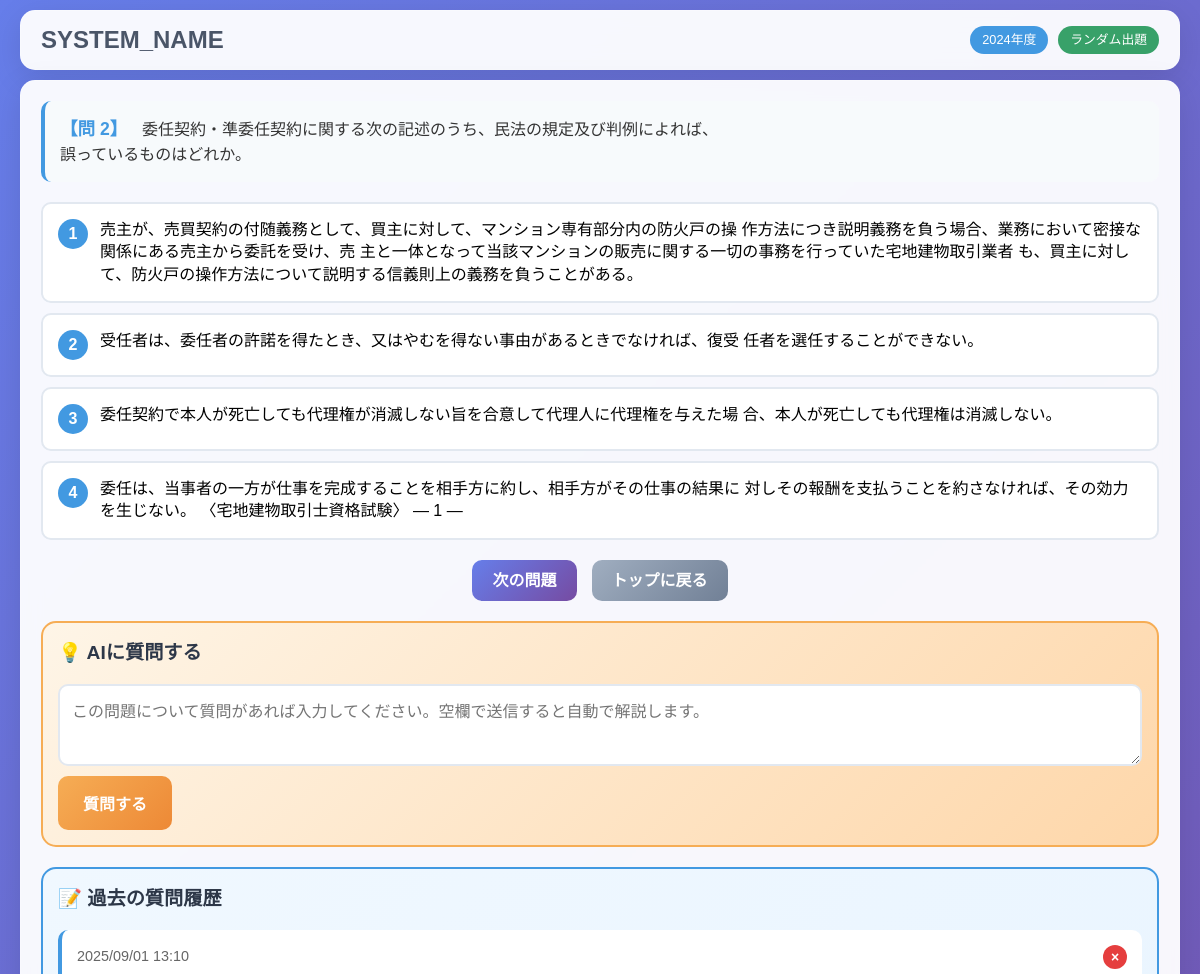
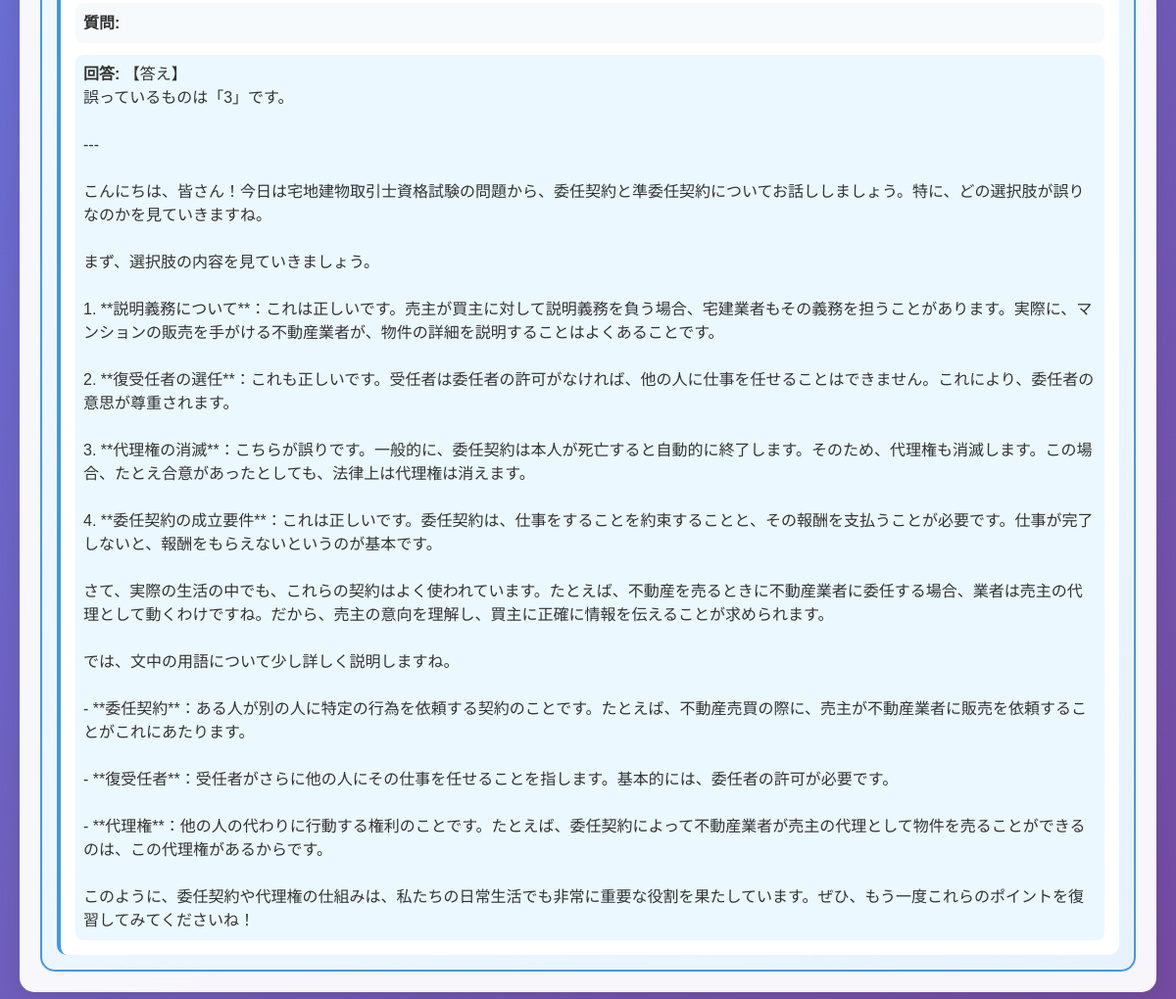
Page /question.php?id=2 (signed in) on the committed database (2 pictures, top to bottom).
### tables this page shows
CREATE TABLE question_history (id INTEGER PRIMARY KEY AUTOINCREMENT, question_id INTEGER NOT NULL, user_question TEXT NOT NULL, ai_response TEXT NOT NULL, created_at DATETIME NOT NULL);

### includes/Database.php (called while the page is built, shortened)
<?php
require_once __DIR__ . '/Logger.php';
class Database {
    private $pdo;
    public function __construct() {
        try {
            $this->pdo = new PDO('sqlite:' . DB_PATH);
            $this->pdo->setAttribute(PDO::ATTR_ERRMODE, PDO::ERRMODE_EXCEPTION);
        } catch (PDOException $e) {
            Logger::log('データベース接続エラー: ' . $e->getMessage(), LOG_LEVEL_ERROR);
            throw $e;
        }
    }
    public function getQuestionById($id) {
        $stmt = $this->pdo->prepare("SELECT * FROM questions WHERE id = ?");
        $stmt->execute([$id]);
        return $stmt->fetch(PDO::FETCH_ASSOC);
    }
    public function getQuestionHistory($question_id) {
        try {
            $stmt = $this->pdo->prepare("SELECT * FROM question_history WHERE question_id = ? ORDER BY created_at ASC");
            $stmt->execute([$question_id]);
            return $stmt->fetchAll(PDO::FETCH_ASSOC);
        } catch (PDOException $e) {
            Logger::log('AI質問履歴取得エラー: ' . $e->getMessage(), LOG_LEVEL_ERROR);
            return [];
        }
    }
    public function createAnswerHistoryTable() {
        try {
            $sql = "CREATE TABLE IF NOT EXISTS answer_history (
                id INTEGER PRIMARY KEY AUTOINCREMENT,
                question_id INTEGER NOT NULL,
                user_answer INTEGER NOT NULL,
                is_correct BOOLEAN NOT NULL,
                answered_at DATETIME NOT NULL,
                FOREIGN KEY (question_id) REFERENCES questions(id)
            )";
            $this->pdo->exec($sql);
        } catch (PDOException $e) {
            Logger::log('回答履歴テーブル作成エラー: ' . $e->getMessage(), LOG_LEVEL_ERROR);
            throw $e;
        }
    }
    public function createQuestionHistoryTable() {
        try {
            $sql = "CREATE TABLE IF NOT EXISTS question_history (
                id INTEGER PRIMARY KEY AUTOINCREMENT,
                question_id INTEGER NOT NULL,
                user_question TEXT NOT NULL,
                ai_response TEXT NOT NULL,
                created_at DATETIME NOT NULL,
                FOREIGN KEY (question_id) REFERENCES questions(id)
            )";
            $this->pdo->exec($sql);
        } catch (PDOException $e) {
            Logger::log('質問履歴テーブル作成エラー: ' . $e->getMessage(), LOG_LEVEL_ERROR);
            throw $e;
        }
    }
}

### includes/Logger.php (called while the page is built, shortened)
<?php
class Logger {
    public static function log($message, $level = LOG_LEVEL_INFO) {
        $timestamp = date('Y-m-d H:i:s');
        $logMessage = "[{$timestamp}] [{$level}] {$message}" . PHP_EOL;
        $logFile = LOG_DIR . '/system_' . date('Y-m-d') . '.log';
    }
}

### question.php (the view, shortened to what this page needs)
<?php
require_once __DIR__ . '/includes/Database.php';
require_once __DIR__ . '/includes/Logger.php';
require_once __DIR__ . '/includes/QuestionParser.php';
try {
    $db = new Database();
    $question = null;
    $mode = $_GET['mode'] ?? '';
    $questionId = $_GET['id'] ?? '';
    $year = $_GET['year'] ?? '';
    $offset = intval($_GET['offset'] ?? 0);
    if ($mode === 'sequential' && !empty($year)) {
        $questions = $db->getQuestionsByYearSequential($year, $offset, 1);
        $question = $questions[0] ?? null;
        $_SESSION['current_mode'] = 'sequential';
        $_SESSION['current_year'] = $year;
        $_SESSION['current_offset'] = $offset;
    } elseif ($mode === 'random' && !empty($year)) {
        $questions = $db->getRandomQuestionsByCorrectRate($year, 1);
        $question = $questions[0] ?? null;
        $_SESSION['current_mode'] = 'random';
        $_SESSION['current_year'] = $year;
    } elseif (!empty($questionId)) {
        $question = $db->getQuestionById($questionId);
    }
    $parsedQuestion = QuestionParser::parseQuestion($question);
    $questionHistory = $db->getQuestionHistory($question['id']);
} catch (Exception $e) {
    Logger::error("問題表示エラー: " . $e->getMessage());
    header('Location: index.php?error=' . urlencode('問題の取得に失敗しました'));
    exit;
}
?>
<!DOCTYPE html>
<html lang="ja">
<head>
    <link rel="stylesheet" href="assets/css/style.css">
</head>
<body>
    <div class="container">
        <header class="header">
            <h1 class="system-title">
                <a href="index.php"><?php echo SYSTEM_NAME; ?></a>
            </h1>
            <div class="question-info">
                <span class="year-badge"><?php echo htmlspecialchars($parsedQuestion['year']); ?>年度</span>
                <span class="mode-badge"><?php echo $mode === 'sequential' ? '順次出題' : 'ランダム出題'; ?></span>
            </div>
        </header>
        <main class="main-content">
            <div class="question-container">
                <div class="question-body">
                    <span class="question-number"><?php echo htmlspecialchars($parsedQuestion['question_title']); ?></span>
                    <?php echo QuestionParser::formatQuestionForDisplay($parsedQuestion['question_body']); ?>
                </div>
                <div class="choices-container" id="choices-container">
                    <?php echo QuestionParser::formatChoicesForDisplay($parsedQuestion['choices']); ?>
                </div>
                <div class="navigation-buttons">
                    <?php if ($mode === 'sequential'): ?>
                        <?php if ($offset > 0): ?>
                            <a href="question.php?mode=sequential&year=<?php echo urlencode($year); ?>&offset=<?php echo $offset - 1; ?>" class="nav-btn prev-btn">前の問題</a>
                        <?php endif; ?>
                        <a href="question.php?mode=sequential&year=<?php echo urlencode($year); ?>&offset=<?php echo $offset + 1; ?>" class="nav-btn next-btn">次の問題</a>
                    <?php else: ?>
                        <a href="question.php?mode=random&year=<?php echo urlencode($year); ?>" class="nav-btn next-btn">次の問題</a>
                    <?php endif; ?>
                    <a href="index.php" class="nav-btn home-btn">トップに戻る</a>
                </div>
            </div>
            <div class="ai-question-section">
                <h3>💡 AIに質問する</h3>
                <div class="ai-question-form">
                    <textarea id="ai-question-input" placeholder="この問題について質問があれば入力してください。空欄で送信すると自動で解説します。" rows="3"></textarea>
                    <button type="button" id="ask-ai-btn" class="ask-ai-btn">
                        <span class="btn-text">質問する</span>
                    </button>
                </div>
            </div>
            <?php if (!empty($questionHistory)): ?>
            <div class="question-history">
                <h3>📝 過去の質問履歴</h3>
                <div class="history-list">
                    <?php foreach ($questionHistory as $history): ?>
                        <div class="history-item" data-history-id="<?php echo $history['id']; ?>">
                            <div class="history-header">
                                <div class="history-date"><?php echo date('Y/m/d H:i', strtotime($history['created_at'])); ?></div>
                                <button class="delete-history-btn" data-history-id="<?php echo $history['id']; ?>" title="この履歴を削除">×</button>
                            </div>
                            <div class="history-question">
                                <strong>質問:</strong> <?php echo htmlspecialchars($history['user_question']); ?>
                            </div>
                            <div class="history-answer">
                                <strong>回答:</strong> <?php echo nl2br(htmlspecialchars($history['ai_response'])); ?>
                            </div>
                        </div>
                    <?php endforeach; ?>
                </div>
            </div>
            <?php endif; ?>
        </main>
    </div>
</body>
</html>

### includes/QuestionParser.php (shortened to what this page needs)
<?php
require_once __DIR__ . '/Logger.php';
class QuestionParser {
    public static function parseQuestion($questionData) {
        try {
            $questionText = self::cleanQuestionText($questionData['question_text']);
            $correctAnswer = intval($questionData['answer_text']);
            $parsed = self::extractQuestionAndChoices($questionText);
            return [
                'id' => $questionData['id'],
                'filename' => $questionData['filename'],
                'question_number' => $questionData['question_number'],
                'year' => self::extractYear($questionData['filename']),
                'question_title' => $parsed['title'],
                'question_body' => $parsed['body'],
                'choices' => $parsed['choices'],
                'correct_answer' => $correctAnswer,
                'raw_text' => $questionText
            ];
        } catch (Exception $e) {
            Logger::error("問題解析エラー: " . $e->getMessage());
            throw $e;
        }
    }
    private static function cleanQuestionText($questionText) {
        $cleaned = $questionText;
        $cleaned = preg_replace('/\n+/', "\n", $cleaned);
        $lines = explode("\n", $cleaned);
        $lines = array_map('trim', $lines);
        $lines = array_filter($lines, function($line) {
            return !empty($line);
        });
        $result = [];
        foreach ($lines as $line) {
            if (preg_match('/^[1-4]\s+/', $line) && !empty($result)) {
                $result[] = '';
            }
            $result[] = $line;
        }
        return implode("\n", $result);
    }
    private static function extractYear($filename) {
        if (preg_match('/(\d{4})/', $filename, $matches)) {
            return $matches[1];
        }
        return 'unknown';
    }
    private static function extractQuestionAndChoices($questionText) {
        $title = '';
        $body = '';
        $choices = [];
        if (preg_match('/【問\s*(\d+)】\s*(.+?)(?=\n\n|\n1\s|\n2\s|\n3\s|\n4\s|$)/s', $questionText, $matches)) {
            $title = '【問 ' . $matches[1] . '】';
            $body = trim($matches[2]);
        }
        $lines = explode("\n", $questionText);
        $currentChoice = '';
        $choiceNumber = 0;
        foreach ($lines as $line) {
            $line = trim($line);
            if (empty($line)) {
                continue;
            }
            if (preg_match('/^([1-4])\s+(.+)/', $line, $matches)) {
                if ($choiceNumber > 0 && !empty($currentChoice)) {
                    $choices[$choiceNumber] = self::cleanChoiceText($currentChoice);
                }
                $choiceNumber = intval($matches[1]);
                $currentChoice = $matches[2];
            } elseif ($choiceNumber > 0 && !empty($line)) {
                $currentChoice .= ' ' . $line;
            }
        }
        if ($choiceNumber > 0 && !empty($currentChoice)) {
            $choices[$choiceNumber] = self::cleanChoiceText($currentChoice);
        }
        return [
            'title' => $title,
            'body' => $body,
            'choices' => $choices
        ];
    }
    private static function cleanChoiceText($choiceText) {
        $cleaned = preg_replace('/\s+/', ' ', trim($choiceText));
        $cleaned = str_replace(['　'], [' '], $cleaned);
        return $cleaned;
    }
    public static function formatChoicesForDisplay($choices) {
        $html = '';
        for ($i = 1; $i <= 4; $i++) {
            $choiceText = isset($choices[$i]) ? htmlspecialchars($choices[$i]) : "選択肢{$i}が見つかりません";
            $html .= "<div class='choice-item'>";
            $html .= "<button type='button' class='choice-btn' data-choice='{$i}'>";
            $html .= "<span class='choice-number'>{$i}</span>";
            $html .= "<span class='choice-text'>{$choiceText}</span>";
            $html .= "</button>";
            $html .= "</div>";
        }
        return $html;
    }
    public static function formatQuestionForDisplay($questionBody) {
        $formatted = nl2br(htmlspecialchars($questionBody));
        $formatted = str_replace('　', '&nbsp;&nbsp;', $formatted);
        return $formatted;
    }
}

### rows in the picture
question_history: created_at "2025/09/01 13:10", ai_response "【答え】 誤っているものは「3」です。 --- こんにちは、皆さん！今日は宅地建物取引士資格試験の問題から、委任契約と準委任契約についてお話ししましょう。特に、どの選択肢が誤りなのかを見ていきますね。 まず、選択肢の内容を見ていきましょう。 1. **説明義務について**：これは正しいです。売主が買主に対して説明義務を負う場合、宅建業者もその義務を担うことがあります。実際に、マンションの販売を手がける不動産業者が、物件の詳細を説明することはよくあることです。 2. **復受任者の選任**：これも正しいです。受任者は委任者の許可がなければ、他の人に仕事を任せることはできません。これにより、委任者の意思が尊重されます。 3. **代理権の消滅**：こちらが誤りです。一般的に、委任契約は本人が死亡すると自動的に終了します。そのため、代理権も消滅します。この場合、たとえ合意があったとしても、法律上は代理権は消えます。 4. **委任契約の成立要件**：これは正しいです。委任契約は、仕事をすることを約束することと、その報酬を支払うことが必要です。仕事が完了しないと、報酬をもらえないというのが基本です。 さて、実際の生活の中でも、これらの契約はよく使われています。たとえば、不動産を売るときに不動産業者に委任する場合、業者は売主の代理として動くわけですね。だから、売主の意向を理解し、買主に正確に情報を伝えることが求められます。 では、文中の用語について少し詳しく説明しますね。 -…"

### other values in the picture
SYSTEM_NAME "SYSTEM_NAME"
$parsedQuestion['year'] "2024"
$parsedQuestion['question_title'] "【問 2】"
$choiceText "売主が、売買契約の付随義務として、買主に対して、マンション専有部分内の防火戸の操 作方法につき説明義務を負う場合、業務において密接な関係にある売主から委託を受け、売 主と一体となって当該マンションの販売に関する一切の事務を行っていた宅地建物取引業者 も、買主に対して、防火戸の操作方法について説明する信義則上の義務を負うことがある。"
$choiceText "受任者は、委任者の許諾を得たとき、又はやむを得ない事由があるときでなければ、復受 任者を選任することができない。"
$choiceText "委任契約で本人が死亡しても代理権が消滅しない旨を合意して代理人に代理権を与えた場 合、本人が死亡しても代理権は消滅しない。"
$choiceText "委任は、当事者の一方が仕事を完成することを相手方に約し、相手方がその仕事の結果に 対しその報酬を支払うことを約さなければ、その効力を生じない。 〈宅地建物取引士資格試験〉 ― 1 ―"
